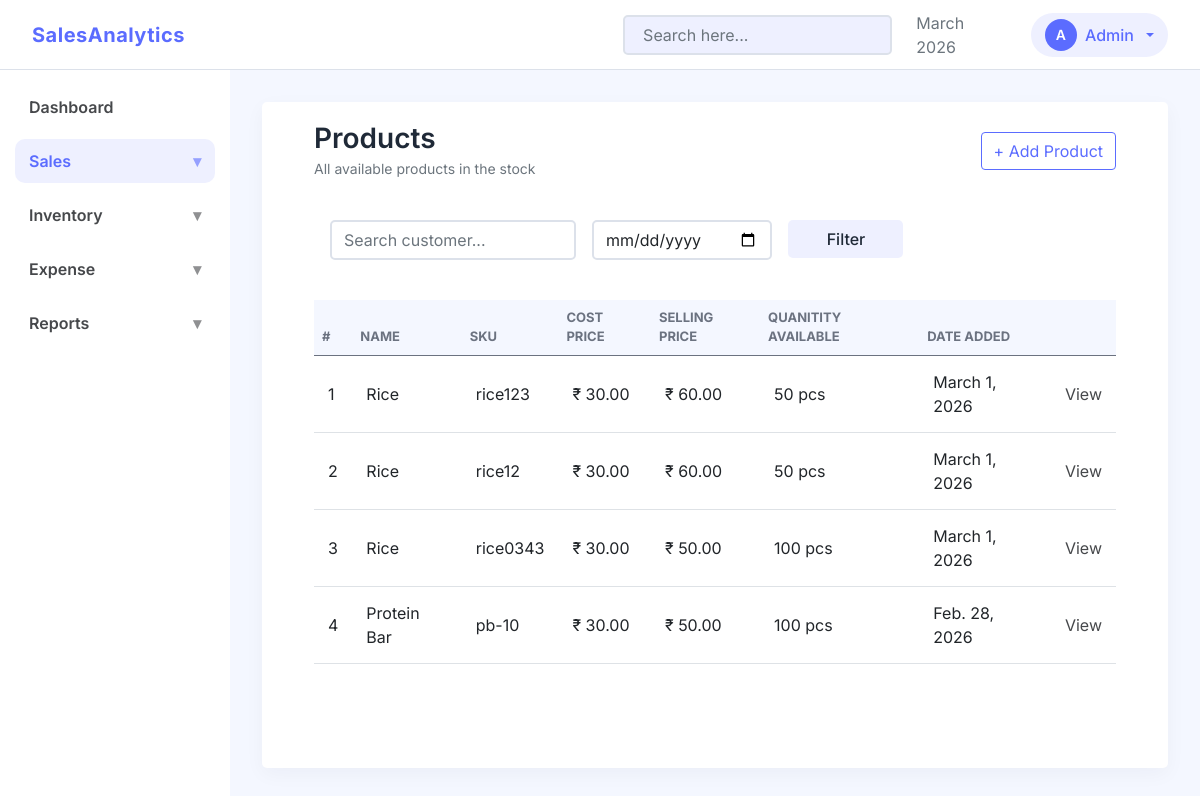
Page /inventory/list/ on the earlier database version.
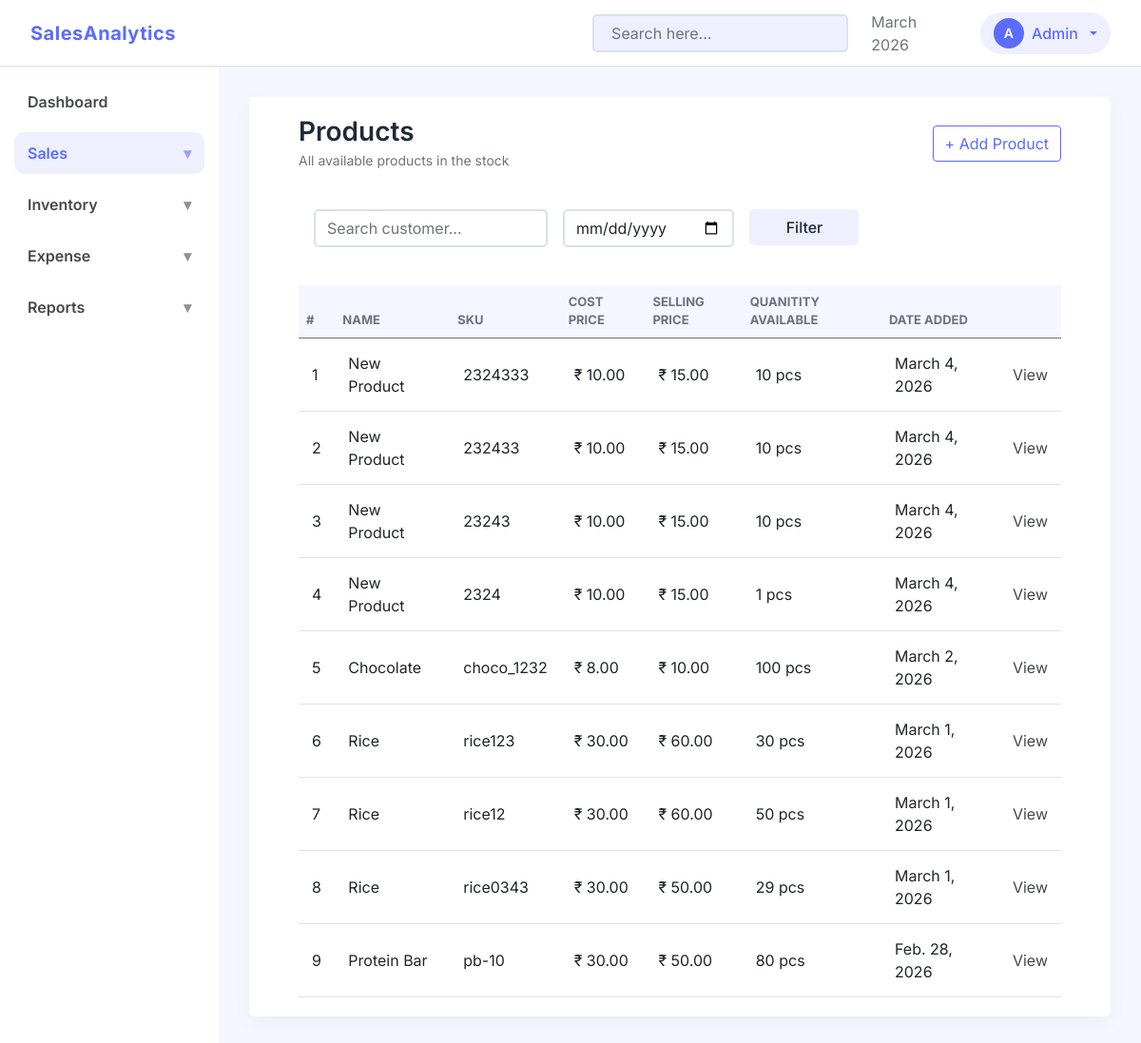
Same page on the later database version.
### inventory/models.py (models this page shows, shortened)
class Product(models.Model):
    class UnitChoices(models.TextChoices):
        PIECE = "pcs", "Pieces"
        KILOGRAM = "kg", "Kilograms"
        LITER = "l", "Liters"
        GRAM = "g", "Grams"
        METER = "m", "Meters"
        BOX = "box", "Boxes"
        PACK = "pack", "Packs"
    name = models.CharField(max_length=100)
    description = models.TextField(blank=True)
    sku = models.CharField(max_length=100, unique=True)
    category = models.ForeignKey(
        ProductCategory, on_delete=models.PROTECT,
        db_index=True,
        related_name="products"
        )
    cost_price = models.DecimalField(
        max_digits=12,
        decimal_places=2
        )
    selling_price = models.DecimalField(
        max_digits=12,
        decimal_places=2
        )
    stock_quantity = models.IntegerField(
        default=0,
        validators=[MinValueValidator(0)]
        )
    unit = models.CharField(
        max_length=20,
        choices=UnitChoices.choices
        )
    reorder_level = models.IntegerField(
        default=0,
        validators=[MinValueValidator(0)]
        )
    is_active = models.BooleanField(default=True)
    created_at = models.DateTimeField(auto_now_add=True)
    updated_at = models.DateTimeField(auto_now=True)

### inventory/views.py (the view)
# urls.py: path('list/', views.ProductListView.as_view(), name="product_list"),
class ProductListView(ListView):
    model = Product
    template_name = "inventory/product_list.html"
    context_object_name = "products"
    ordering = "-created_at"

### templates/inventory/product_list.html (shortened to what this page needs)
{% extends "base.html" %}
{% load static %}
{% block css_files%}
    <link rel="stylesheet" href="{% static 'css/apps/list.css' %}">
{% endblock %}
{% block content %}
<div class="container-fluid">
    <div class="d-flex justify-content-between align-items-center mb-4">
        <div>
            <h3 class="section-title mb-0">Products</h3>
            <small class="text-muted">All available products in the stock</small>
        </div>
        <a href="{% url 'add_product' %}" class="btn btn-secondary">
            + Add Product
        </a>
    </div>
    <div class="card-soft mb-4 p-3">
        <div class="row g-3">
            <div class="col-md-4">
                <input type="text"
                       class="form-control"
                       placeholder="Search customer...">
            </div>
            <div class="col-md-3">
                <input type="date" class="form-control">
            </div>
            <div class="col-md-2">
                <button class="btn btn-soft w-100">
                    Filter
                </button>
            </div>
        </div>
    </div>
    <div class="card-soft">
        <div class="table-responsive">
            <table class="table table-hover align-middle data-table mb-0">
                <thead>
                    <tr>
                        <th>#</th>
                        <th>Name</th>
                        <th>SKU</th>
                        <th>cost Price</th>
                        <th>Selling Price</th>
                        <th>Quanitity Available</th>
                        <th>Date Added</th>
                        <th></th>
                    </tr>
                </thead>
                <tbody>
                    {% for product in products %}
                    <tr>
                        <td>{{ forloop.counter }}</td>
                        <td>
                            {{ product.name }}
                        </td>
                        <td>{{ product.sku }}</td>
                        <td>
                            ₹ {{ product.cost_price }}
                        </td>
                        <td>
                            ₹ {{ product.selling_price }}
                        </td>
                        <td>
                            {{ product.stock_quantity  }} {{ product.unit }}
                        </td>
                        <td>
                            {{ product.created_at|date }}
                        </td>
                        <td class="text-end">
                            <a href="{% url 'product_detail' product.id %}">View</a>
                        </td>
                    </tr>
                    {% empty %}
                    <tr>
                        <td colspan="7" class="text-center py-4 text-muted">
                            No products recorded
                        </td>
                    </tr>
                    {% endfor %}
                </tbody>
            </table>
        </div>
    </div>
</div>
{% endblock %}

### templates/base.html (shortened to what this page needs)
{% load static %}
<!DOCTYPE html>
<html lang="en">
<head>
    <link href="https://cdn.jsdelivr.net/npm/bootstrap@5.0.2/dist/css/bootstrap.min.css" rel="stylesheet">
    <link rel="stylesheet" href="{% static 'css/base.css' %}">
    <link rel="stylesheet" href="{% static 'css/layout.css' %}">
    <link rel="stylesheet" href="{% static 'css/components.css' %}">
    {% block css_files %}
    {% endblock %}
</head>
<body>
    {% include "partials/navbar.html" %}
    <div class="app-layout">
        {% include "partials/sidebar.html" %}
        <div class="content-area">
            <div class="content-placeholder">
                {% block content %}{% endblock %}
            </div>
        </div>
    </div>
</body>
</html>

### templates/partials/navbar.html (shortened to what this page needs)
<nav class="navbar custom-navbar d-flex justify-content-between align-items-center">
    <div class="d-flex align-items-center gap-4">
        <a class="navbar-brand" href="#">SalesAnalytics</a>
    </div>
    <div class="d-flex align-items-center gap-4">
        <input type="text" class="form-control search-input w-50" placeholder="Search here...">
        <span class="text-muted">March 2026</span>
        <div class="dropdown">
        <button class="btn admin-btn dropdown-toggle d-flex align-items-center gap-2"
                data-bs-toggle="dropdown"
                aria-expanded="false">
            <div class="avatar">A</div>
            <span>Admin</span>
        </button>
    </div>
    </div>
</nav>

### templates/partials/sidebar.html (shortened to what this page needs)
<ul class="nav flex-column sidebar-nav">
    <li class="nav-item">
        <a class="nav-link" href="#">
            Dashboard
        </a>
    </li>
    <li class="nav-item">
        <a class="nav-link d-flex justify-content-between align-items-center active"
        data-bs-toggle="collapse"
        href="#salesMenu"
        role="button">
            Sales
            <span class="arrow">▾</span>
        </a>
    </li>
    <li class="nav-item">
        <a class="nav-link d-flex justify-content-between align-items-center"
        data-bs-toggle="collapse"
        href="#inventoryMenu">
            Inventory
            <span class="arrow">▾</span>
        </a>
    </li>
    <li class="nav-item">
        <a class="nav-link d-flex justify-content-between align-items-center"
        data-bs-toggle="collapse"
        href="#financeMenu">
            Expense
            <span class="arrow">▾</span>
        </a>
    </li>
    <li class="nav-item">
        <a class="nav-link d-flex justify-content-between align-items-center"
        data-bs-toggle="collapse"
        href="#reportMenu">
            Reports
            <span class="arrow">▾</span>
        </a>
    </li>
</ul>

### static/css/base.css (style rules this page uses)
:root { --clr-primary: #5b6cff; --clr-primary-medium: #dbdffc; --clr-primary-soft: #eef0ff; --clr-accent: #00c2ff; --clr-bg-main: #ffffff; --clr-bg-content: #f4f7ff; --clr-bg-btn-secondary: #eaeaea; --clr-text-main: #1f2937; --clr-text-medium: #46484b; --clr-text-muted: #6b7280; --clr-border: #dce1ea; --shadow-soft: 0 6px 20px rgba(17, 24, 39, 0.04); --radius: 5px; }
* { box-sizing: border-box; }
body { margin: 0; padding: 0; font-family: "Inter", sans-serif; color: var(--clr-text-main); background: var(--clr-bg-main); -webkit-font-smoothing: antialiased; }
h1, h2, h3, h4, h5 { font-weight: 600; margin-bottom: 0.5rem; }
.text-muted { color: var(--clr-text-muted); }

### static/css/layout.css (style rules this page uses)
.custom-navbar { height: 70px; background: var(--clr-bg-main); border-bottom: 1px solid var(--clr-border); padding: 0 32px; }
.navbar-brand { font-weight: 700; color: var(--clr-primary); letter-spacing: 0.5px; }
.search-input { background: var(--clr-primary-soft); border: none; border-radius: 10px; padding-left: 18px; height: 40px; }
.app-layout { display: flex; height: calc(100vh - 70px); }
.sidebar-nav { width: 230px; padding: 10px 15px; }
.sidebar-nav .nav-link { font-weight: 600; color: var(--clr-text-medium); border-radius: 10px; padding: 10px 14px; margin: 5px 0; }
.sidebar-nav .nav-link:hover, .sidebar-nav .active { background: var(--clr-primary-soft); color: var(--clr-primary); }
.arrow { font-size: 16px; opacity: 0.6; }
.content-area { flex: 1; background: var(--clr-bg-content); padding: 32px; overflow-y: auto; }
.content-placeholder { background: #ffffff; border-radius: var(--radius); box-shadow: var(--shadow-soft); min-height: 100%; padding: 20px 40px; }
.admin-btn { background: var(--clr-primary-soft); border: none; border-radius: 30px; padding: 6px 14px; font-weight: 500; color: var(--clr-primary); }
.avatar { width: 32px; height: 32px; background: var(--clr-primary); color: #ffffff; font-size: 14px; font-weight: 600; display: flex; align-items: center; justify-content: center; border-radius: 50%; }

### static/css/components.css (style rules this page uses)
.form-control, .form-select { border-radius: var(--radius); border: 2px solid var(--clr-border); }
.btn-secondary { background: none !important; border-color: var(--clr-primary) !important; color: var(--clr-primary) !important; }
.btn-soft { border-radius: var(--radius); background-color: var(--clr-primary-soft); color: var(--clr-text-main); font-weight: 500; }

### static/css/apps/list.css (style rules this page uses)
.data-table thead { background: var(--clr-bg-content); }
.data-table th { font-size: 13px; text-transform: uppercase; color: var(--clr-text-muted); }
.data-table td { padding: 14px; }
.text-end a { color: var(--clr-text-medium); border: none; background: none; text-decoration: none; }

Differences in the rows shown:
added Product: name "New Product", sku "2324333", cost_price "10.00", selling_price "15.00", stock_quantity "10", unit "pcs", created_at "March 4, 2026"
added Product: name "New Product", sku "232433", cost_price "10.00", selling_price "15.00", stock_quantity "10", unit "pcs", created_at "March 4, 2026"
added Product: name "New Product", sku "23243", cost_price "10.00", selling_price "15.00", stock_quantity "10", unit "pcs", created_at "March 4, 2026"
added Product: name "New Product", sku "2324", cost_price "10.00", selling_price "15.00", stock_quantity "1", unit "pcs", created_at "March 4, 2026"
added Product: name "Chocolate", sku "choco_1232", cost_price "8.00", selling_price "10.00", stock_quantity "100", unit "pcs", created_at "March 2, 2026"
changed Product "rice123": stock_quantity "50" → "30"
changed Product "rice0343": stock_quantity "100" → "29"
changed Product "Protein Bar": stock_quantity "100" → "80"
